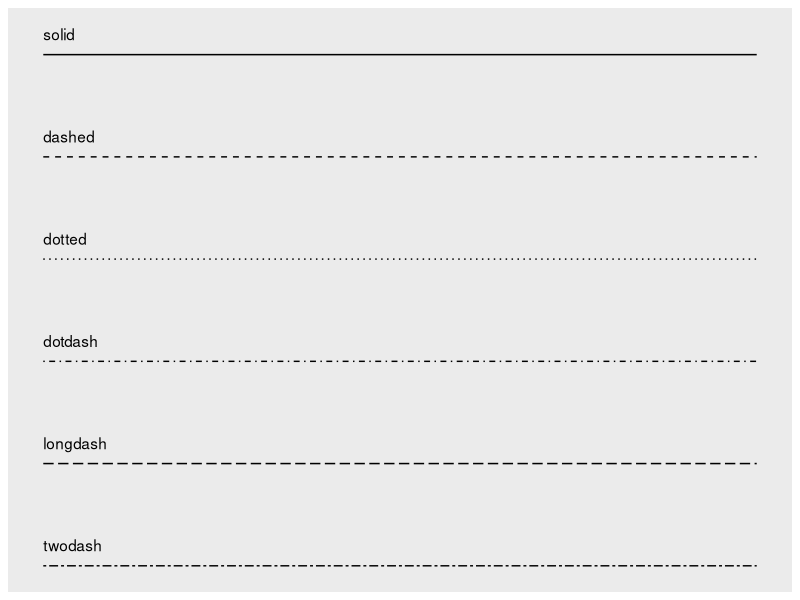
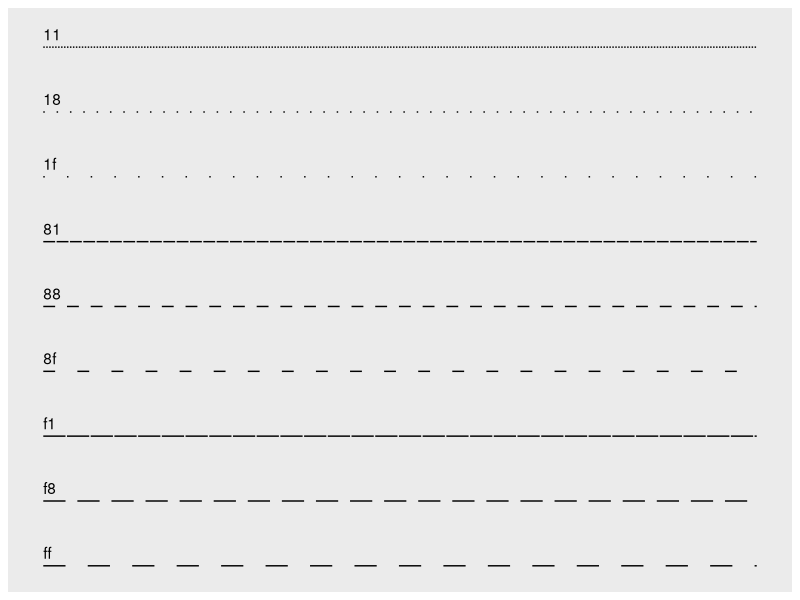
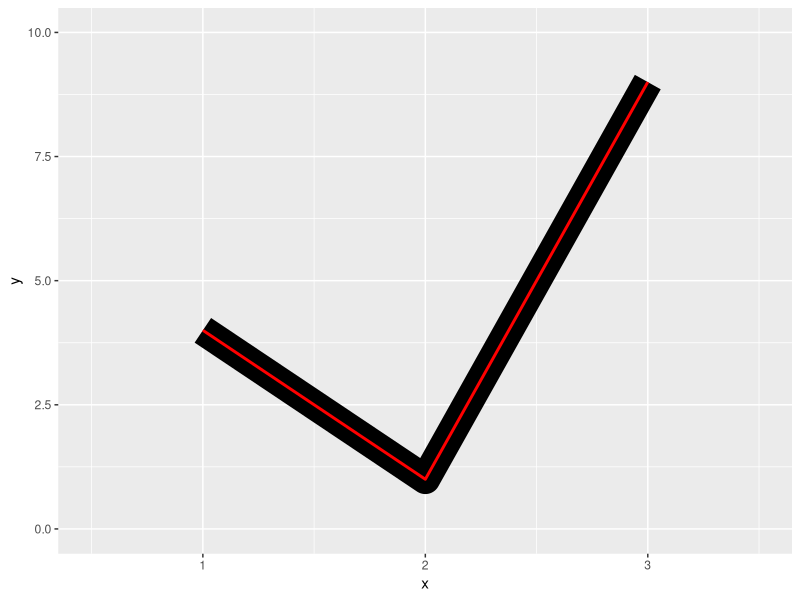
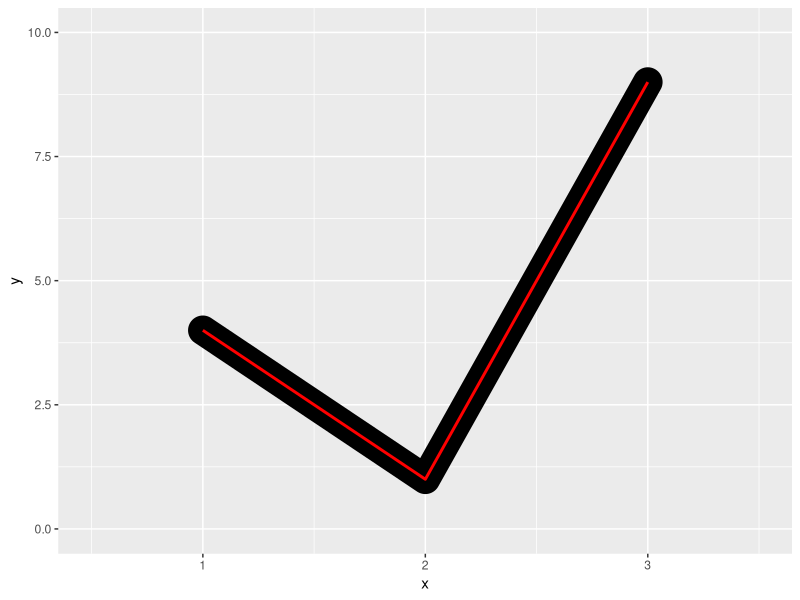
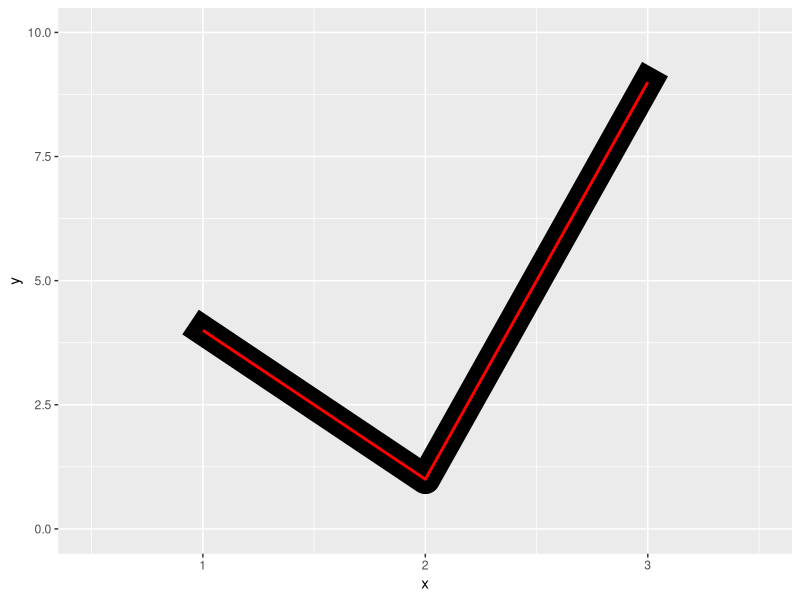
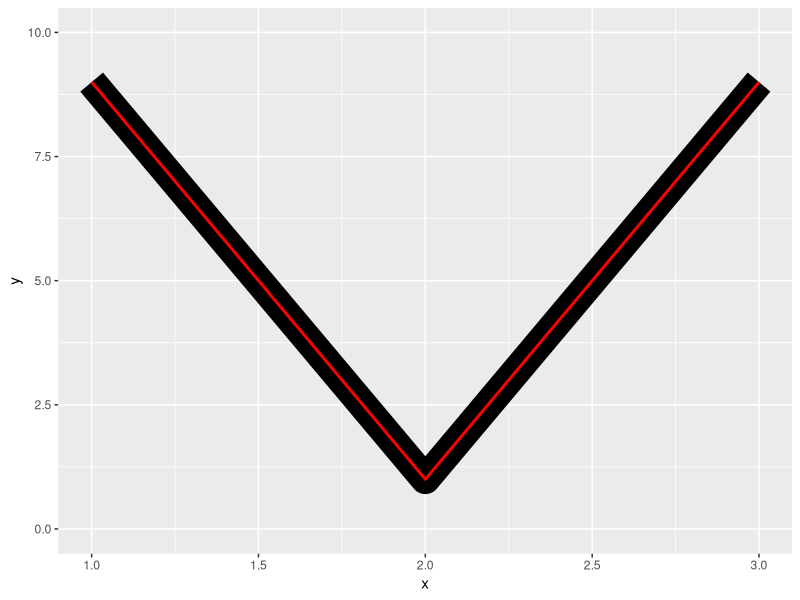
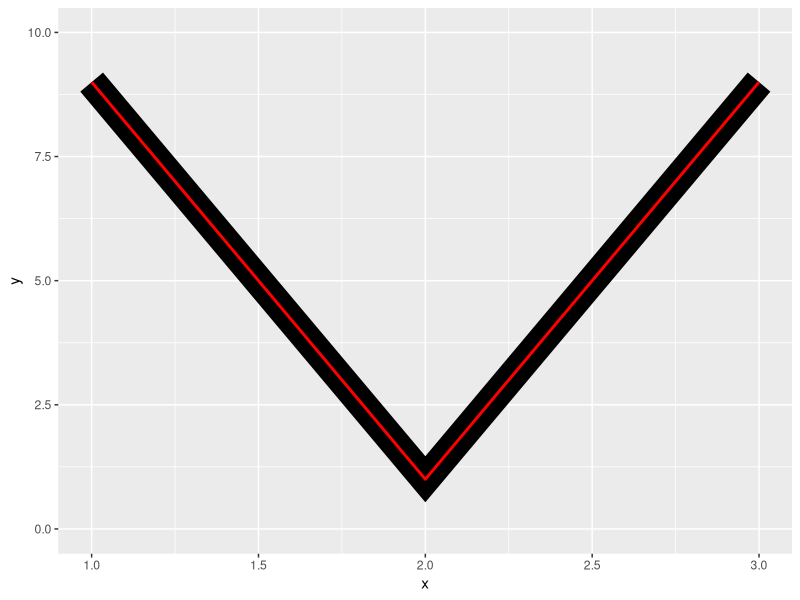
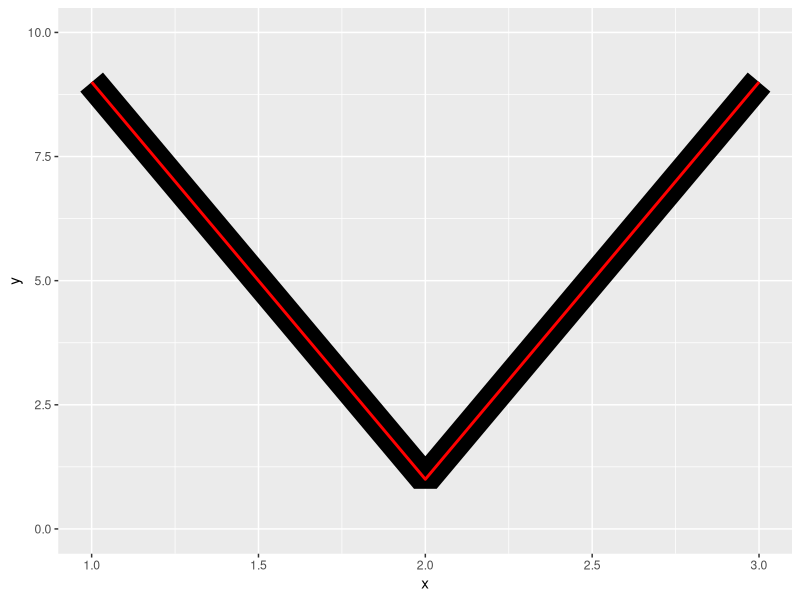

R code for these plots, in order:
## ---- chunk 1
#| include: false
library(ggplot2)
knitr::opts_chunk$set(fig.dpi = 96, collapse = TRUE, comment = "#>")
## ---- chunk 2
    munsell::mnsl("5PB 5/10")
## ---- chunk 3
    #| fig.alt: "A series of 6 horizontal lines with different line types.
    #|  From top-to-bottom they are titled 'solid', 'dashed', 'dotted',
    #|  'dotdash', 'longdash', 'twodash'."
    lty <- c("solid", "dashed", "dotted", "dotdash", "longdash", "twodash")
    linetypes <- data.frame(
      y = seq_along(lty),
      lty = lty
    )
    ggplot(linetypes, aes(0, y)) +
      geom_segment(aes(xend = 5, yend = y, linetype = lty)) +
      scale_linetype_identity() +
      geom_text(aes(label = lty), hjust = 0, nudge_y = 0.2) +
      scale_x_continuous(NULL, breaks = NULL) +
      scale_y_reverse(NULL, breaks = NULL)
## ---- chunk 4
    #| fig.alt: "A series of 9 horizontal lines with different line types.
    #|  Each line is titled by two hexadecimal digits that determined the
    #|  lengths of dashes and gaps."
    lty <- c("11", "18", "1f", "81", "88", "8f", "f1", "f8", "ff")
    linetypes <- data.frame(
      y = seq_along(lty),
      lty = lty
    )
    ggplot(linetypes, aes(0, y)) +
      geom_segment(aes(xend = 5, yend = y, linetype = lty)) +
      scale_linetype_identity() +
      geom_text(aes(label = lty), hjust = 0, nudge_y = 0.2) +
      scale_x_continuous(NULL, breaks = NULL) +
      scale_y_reverse(NULL, breaks = NULL)
## ---- chunk 5
    #| out-width: 30%
    #| fig-show: hold
    #| fig.alt:
    #| - "A plot showing a line with an angle. A thinner red line is placed over
    #|  a thicker black line. The black line ends where the red line ends."
    #| - "A plot showing a line with an angle. A thinner red line is placed over
    #|  a thicker black line. The black line ends past where the red line ends,
    #|  and ends in a semicircle."
    #| - "A plot showing a line with an angle. A thinner red line is placed over
    #|  a thicker black line. The black line ends past where the red line ends,
    #|  and ends in a square shape."
    df <- data.frame(x = 1:3, y = c(4, 1, 9))
    base <- ggplot(df, aes(x, y)) + xlim(0.5, 3.5) + ylim(0, 10)
    base +
      geom_path(linewidth = 10) +
      geom_path(linewidth = 1, colour = "red")

    base +
      geom_path(linewidth = 10, lineend = "round") +
      geom_path(linewidth = 1, colour = "red")

    base +
      geom_path(linewidth = 10, lineend = "square") +
      geom_path(linewidth = 1, colour = "red")
## ---- chunk 6
    #| out-width: 30%
    #| fig-show: hold
    #| fig.alt:
    #| - "A plot showing a thin red line on top of a thick black line shaped like
    #|  the letter 'V'. The corner in the black V-shape is rounded."
    #| - "A plot showing a thin red line on top of a thick black line shaped like
    #|  the letter 'V'. The corner in the black V-shape is sharp."
    #| - "A plot showing a thin red line on top of a thick black line shaped like
    #|  the letter 'V'. A piece of the corner is cut off so that the two
    #|  straight parts are connected by a horizontal part."
    df <- data.frame(x = 1:3, y = c(9, 1, 9))
    base <- ggplot(df, aes(x, y)) + ylim(0, 10)
    base +
      geom_path(linewidth = 10) +
      geom_path(linewidth = 1, colour = "red")

    base +
      geom_path(linewidth = 10, linejoin = "mitre") +
      geom_path(linewidth = 1, colour = "red")

    base +
      geom_path(linewidth = 10, linejoin = "bevel") +
      geom_path(linewidth = 1, colour = "red")
## ---- chunk 7
    #| fig.alt: "A 5-by-5 grid of point symbols annotated by the numbers
    #|  that can be used to represent the symbols. From left to right, the
    #|  first 15 symbols are lines or open shapes, the next 5 symbols are solid
    #|  shapes and the last 5 symbols are filled shaped."
    shapes <- data.frame(
      shape = c(0:19, 22, 21, 24, 23, 20),
      x = 0:24 %/% 5,
      y = -(0:24 %% 5)
    )
    ggplot(shapes, aes(x, y)) +
      geom_point(aes(shape = shape), size = 5, fill = "red") +
      geom_text(aes(label = shape), hjust = 0, nudge_x = 0.15) +
      scale_shape_identity() +
      expand_limits(x = 4.1) +
      theme_void()
## ---- chunk 8
    #| out-width: 90%
    #| fig-asp: 0.4
    #| fig-width: 8
    #| fig.alt: "An irregular 6-by-7 grid of point symbols annotated by the
    #|  names that can be used to represent the symbols. Broadly, from top to
    #|  bottom, the symbols are circles, squares, diamonds, triangles and
    #|  others. Broadly from left to right, the symbols are solid shapes,
    #|  open shapes, filled shapes and others."
    shape_names <- c(
      "circle", paste("circle", c("open", "filled", "cross", "plus", "small")), "bullet",
      "square", paste("square", c("open", "filled", "cross", "plus", "triangle")),
      "diamond", paste("diamond", c("open", "filled", "plus")),
      "triangle", paste("triangle", c("open", "filled", "square")),
      paste("triangle down", c("open", "filled")),
      "plus", "cross", "asterisk"
    )

    shapes <- data.frame(
      shape_names = shape_names,
      x = c(1:7, 1:6, 1:3, 5, 1:3, 6, 2:3, 1:3),
      y = -rep(1:6, c(7, 6, 4, 4, 2, 3))
    )

    ggplot(shapes, aes(x, y)) +
      geom_point(aes(shape = shape_names), fill = "red", size = 5) +
      geom_text(aes(label = shape_names), nudge_y = -0.3, size = 3.5) +
      scale_shape_identity() +
      theme_void()
## ---- chunk 9
#| fig.alt: "A plot showing a 4-by-4 grid of red points, the top 12 points with
#|  black outlines. The size of the points increases horizontally. The stroke of
#|  the outlines of the points increases vertically. A white diagonal line with
#|  a negative slope marks that the 'stroke' versus 'size' trade-off has
#|  similar total sizes."
sizes <- expand.grid(size = (0:3) * 2, stroke = (0:3) * 2)
ggplot(sizes, aes(size, stroke, size = size, stroke = stroke)) +
  geom_abline(slope = -1, intercept = 6, colour = "white", linewidth = 6) +
  geom_point(shape = 21, fill = "red") +
  scale_size_identity()
## ---- chunk 10
#| fig.alt: "A plot showing three text labels arranged vertically. The top
#|  label is 'sans' and is displayed in a sans-serif font. The middle label is
#|  'serif' and is displayed in a serif font. The bottom label is 'mono' and
#|  is displayed in a monospaced font."
df <- data.frame(x = 1, y = 3:1, family = c("sans", "serif", "mono"))
ggplot(df, aes(x, y)) +
  geom_text(aes(label = family, family = family))
## ---- chunk 11
#| fig.alt: "A plot showing four text labels arranged vertically. The top
#|  label is 'bold.italic' and is displayed in bold and italic. The next three
#|  labels are 'italic', 'bold' and 'plain' and are displayed in their
#|  respective styles."
df <- data.frame(x = 1:4, fontface = c("plain", "bold", "italic", "bold.italic"))
ggplot(df, aes(1, x)) +
  geom_text(aes(label = fontface, fontface = fontface))
## ---- chunk 12
#| fig.alt: "A 3-by-3 grid of text on top of points, with horizontal text
#|  justification increasing from 0 to 1 on the x-axis and vertical
#|  justification increasing from 0 to 1 on the y-axis. The points make it
#|  easier to see the relative placement of text."
just <- expand.grid(hjust = c(0, 0.5, 1), vjust = c(0, 0.5, 1))
just$label <- paste0(just$hjust, ", ", just$vjust)

ggplot(just, aes(hjust, vjust)) +
  geom_point(colour = "grey70", size = 5) +
  geom_text(aes(label = label, hjust = hjust, vjust = vjust))
